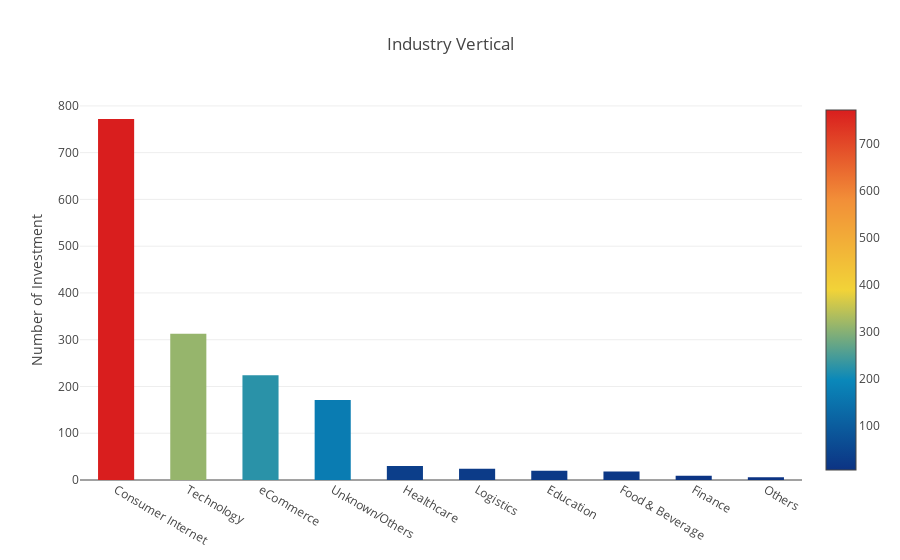

The notebook cell saved with this chart:
### Markdown cell above
### Plotting IndustrialVertical against Investment Count

### Code cell
dt_amo = df['IndustryVertical'].groupby([df.IndustryVertical]).agg('count').nlargest(10)

keytype = list(dt_amo.keys())
populationtype = list(dt_amo.values)

dataa = [go.Bar(
y = populationtype,
x = keytype,
width=0.5,
marker = dict(color = populationtype,
              colorscale = 'Portland',
              showscale = True,
             ))]

layout = go.Layout(
title = 'Industry Vertical',
hovermode = 'closest',
yaxis = dict(
             title = 'Number of Investment'))

fig=go.Figure(data=dataa,layout=layout)
py.iplot(fig)

### Figure 1 — Plotly figure (JSON) as saved in the notebook; plotly's stock layout.template omitted (floating-point values rounded to 4 significant figures)
{"data": [{"marker": {"color": [772, 313, 224, 171, 30, 24, 20, 18, 9, 6], "colorscale": "Portland", "showscale": true}, "type": "bar", "uid": "37d4bd06-d386-11e8-b946-78843cf6d6b3", "width": 0.5, "x": ["Consumer Internet", "Technology", "eCommerce", "Unknown/Others", "Healthcare", "Logistics", "Education", "Food & Beverage", "Finance", "Others"], "y": [772, 313, 224, 171, 30, 24, 20, 18, 9, 6]}], "layout": {"hovermode": "closest", "title": "Industry Vertical", "yaxis": {"title": "Number of Investment"}}}
